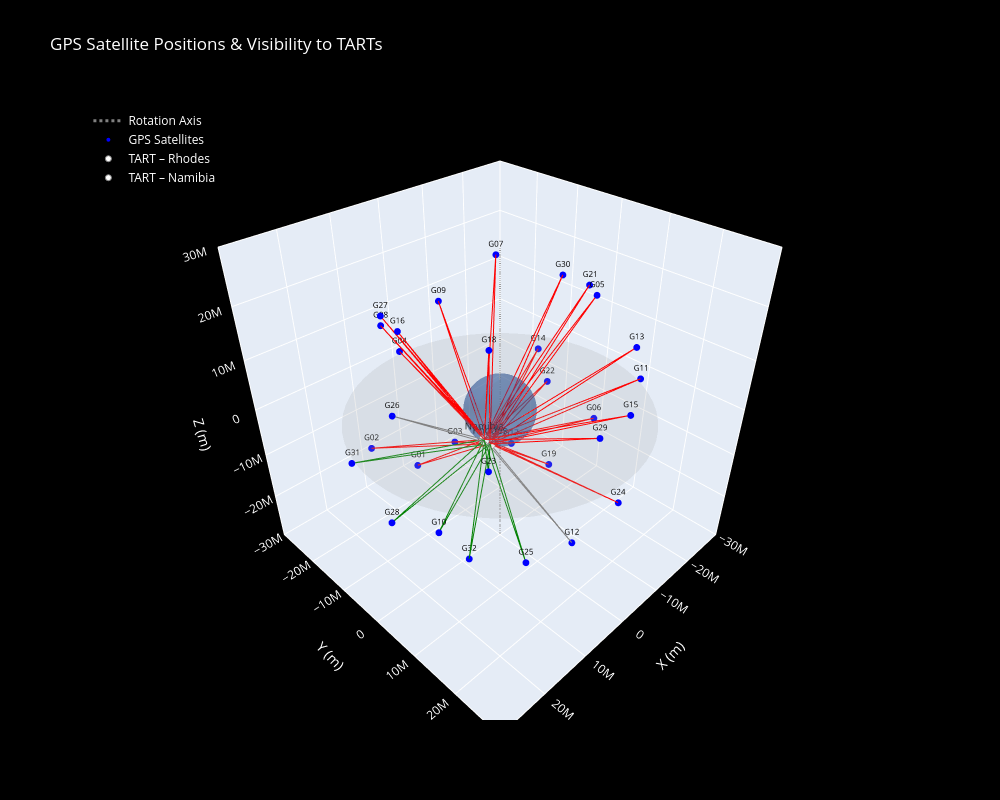

Source (notebook cell):
### Markdown cell above
## 3. Build 3D Plotly figure

### Code cell
# Get the positions and satellite_ids as arrays from the dict
GPS_positions = []
for sat_id, position in GPS_positions_dict.items():
    GPS_positions.append(position)
sat_ids = np.array(list(GPS_positions_dict.keys()))
GPS_positions = np.array(GPS_positions)

fig = go.Figure()

# ── 1. Oblate Earth surface ─────────────────────────────────────────────
fig.add_trace(go.Surface(
    x=earth_x, y=earth_y, z=earth_z,
    colorscale=[[0, 'rgb(30,80,160)'], [1, 'rgb(30,80,160)']],
    opacity=0.4,
    showscale=False,
    name='Earth',
    hoverinfo='skip',
))

# ── 1b. Rotation axis (Z-axis in ECEF) ──────────────────────────────────
axis_half_length = 3.5e7
fig.add_trace(go.Scatter3d(
    x=[0, 0], y=[0, 0], z=[-axis_half_length, axis_half_length],
    mode='lines',
    line=dict(color='grey', width=3, dash='dot'),
    name='Rotation Axis',
    hoverinfo='skip',
))

# ── 1c. Equatorial plane disk (z=0) ─────────────────────────────────────
max_sat_dist = np.nanmax(np.linalg.norm(GPS_positions, axis=1))
n_disk = 60
r_disk = np.linspace(0, max_sat_dist, 2)
theta_disk = np.linspace(0, 2 * np.pi, n_disk)
R, Theta = np.meshgrid(r_disk, theta_disk)
disk_x = R * np.cos(Theta)
disk_y = R * np.sin(Theta)
disk_z = np.zeros_like(R)
fig.add_trace(go.Surface(
    x=disk_x, y=disk_y, z=disk_z,
    colorscale=[[0, 'rgb(150,150,150)'], [1, 'rgb(150,150,150)']],
    opacity=0.2,
    showscale=False,
    name='Equatorial Plane',
    hoverinfo='skip',
))

# ── 2. GPS satellite positions ─────────────────────────────────────────
fig.add_trace(go.Scatter3d(
    x=GPS_positions[:, 0],
    y=GPS_positions[:, 1],
    z=GPS_positions[:, 2],
    mode='markers+text',
    marker=dict(size=4, color='blue', symbol='circle'),
    text=[str(s) for s in sat_ids],
    textposition='top center',
    textfont=dict(size=8, color='black'),
    name='GPS Satellites',
))

# ── 3. TART positions ───────────────────────────────────────────────────
tart_labels = ['Rhodes', 'Namibia']
tart_ecefs  = [rhodes_TART_ecef, namibia_TART_ecef]

for label, pos in zip(tart_labels, tart_ecefs):
    fig.add_trace(go.Scatter3d(
        x=[pos[0]], y=[pos[1]], z=[pos[2]],
        mode='markers+text',
        marker=dict(size=6, color='white', symbol='circle',
                    line=dict(width=1, color='grey')),
        text=[label],
        textposition='top center',
        textfont=dict(size=10, color='black'),
        name=f'TART – {label}',
    ))

# ── 4. Satellite → TART vectors coloured by visibility ──────────────────
tart_site_keys = ['rhodes', 'namibia']

for i, sat_id in enumerate(sat_ids):
    sat_pos = GPS_positions[i]

    above_rhodes  = sat_id in viable_satellites.get('rhodes', [])
    above_namibia = sat_id in viable_satellites.get('namibia', [])

    if above_rhodes and above_namibia:
        color = 'green'
    elif above_rhodes or above_namibia:
        color = 'grey'
    else:
        color = 'red'

    for tart_label, tart_pos in zip(tart_labels, tart_ecefs):
        fig.add_trace(go.Scatter3d(
            x=[sat_pos[0], tart_pos[0]],
            y=[sat_pos[1], tart_pos[1]],
            z=[sat_pos[2], tart_pos[2]],
            mode='lines',
            line=dict(color=color, width=2),
            showlegend=False,
            hoverinfo='text',
            hovertext=f'{sat_id} → {tart_label}<br>'
                      f'Viable from Rhodes: {above_rhodes}<br>'
                      f'Viable from Namibia: {above_namibia}',
        ))

# ── Layout ───────────────────────────────────────────────────────────────
axis_range = 3e7
fig.update_layout(
    title='GPS Satellite Positions & Visibility to TARTs',
    scene=dict(
        xaxis=dict(title='X (m)', range=[-axis_range, axis_range]),
        yaxis=dict(title='Y (m)', range=[-axis_range, axis_range]),
        zaxis=dict(title='Z (m)', range=[-axis_range, axis_range]),
        aspectmode='cube',
        bgcolor='black',
    ),
    paper_bgcolor='black',
    font=dict(color='white'),
    legend=dict(x=0.01, y=0.99),
    width=1000,
    height=800,
)

fig.show()

### Figure 1 — Plotly figure (JSON) as saved in the notebook; plotly's stock layout.template omitted (floating-point values rounded to 4 significant figures; data arrays with more than 128 entries replaced by an {"elided": "..."} marker saying what was removed)
{"data": [{"colorscale": [[0, "rgb(30,80,160)"], [1, "rgb(30,80,160)"]], "hoverinfo": "skip", "name": "Earth", "opacity": 0.4, "showscale": false, "type": "surface", "x": {"elided": "60x60 float values"}, "y": {"elided": "60x60 float values"}, "z": {"elided": "60x60 float values"}}, {"hoverinfo": "skip", "line": {"color": "grey", "dash": "dot", "width": 3}, "mode": "lines", "name": "Rotation Axis", "type": "scatter3d", "x": [0, 0], "y": [0, 0], "z": [-35000000, 35000000]}, {"colorscale": [[0, "rgb(150,150,150)"], [1, "rgb(150,150,150)"]], "hoverinfo": "skip", "name": "Equatorial Plane", "opacity": 0.2, "showscale": false, "type": "surface", "x": [[0.0, 27080000.0], [0.0, 26920000.0], [0.0, 26470000.0], [0.0, 25710000.0], [0.0, 24660000.0], [0.0, 23330000.0], [0.0, 21740000.0], [0.0, 19900000.0], [0.0, 17830000.0], [0.0, 15560000.0], [0.0, 13120000.0], [0.0, 10530000.0], [0.0, 7817000.0], [0.0, 5017000.0], [0.0, 2160000.0], [-0.0, -720800.0], [-0.0, -3594000.0], [-0.0, -6426000.0], [-0.0, -9186000.0], [-0.0, -11840000.0], [-0.0, -14360000.0], [-0.0, -16720000.0], [-0.0, -18890000.0], [-0.0, -20850000.0], [-0.0, -22560000.0], [-0.0, -24030000.0], [-0.0, -25220000.0], [-0.0, -26120000.0], [-0.0, -26730000.0], [-0.0, -27040000.0], [-0.0, -27040000.0], [-0.0, -26730000.0], [-0.0, -26120000.0], [-0.0, -25220000.0], [-0.0, -24030000.0], [-0.0, -22560000.0], [-0.0, -20850000.0], [-0.0, -18890000.0], [-0.0, -16720000.0], [-0.0, -14360000.0], [-0.0, -11840000.0], [-0.0, -9186000.0], [-0.0, -6426000.0], [-0.0, -3594000.0], [-0.0, -720800.0], [0.0, 2160000.0], [0.0, 5017000.0], [0.0, 7817000.0], [0.0, 10530000.0], [0.0, 13120000.0], [0.0, 15560000.0], [0.0, 17830000.0], [0.0, 19900000.0], [0.0, 21740000.0], [0.0, 23330000.0], [0.0, 24660000.0], [0.0, 25710000.0], [0.0, 26470000.0], [0.0, 26920000.0], [0.0, 27080000.0]], "y": [[0.0, 0.0], [0.0, 2878000.0], [0.0, 5724000.0], [0.0, 8504000.0], [0.0, 11190000.0], [0.0, 13750000.0], [0.0, 16150000.0], [0.0, 18370000.0], [0.0, 20380000.0], [0.0, 22160000.0], [0.0, 23690000.0], [0.0, 24950000.0], [0.0, 25920000.0], [0.0, 26610000.0], [0.0, 26990000.0], [0.0, 27070000.0], [0.0, 26840000.0], [0.0, 26300000.0], [0.0, 25470000.0], [0.0, 24350000.0], [0.0, 22950000.0], [0.0, 21300000.0], [0.0, 19400000.0], [0.0, 17280000.0], [0.0, 14970000.0], [0.0, 12490000.0], [0.0, 9861000.0], [0.0, 7124000.0], [0.0, 4307000.0], [0.0, 1441000.0], [-0.0, -1441000.0], [-0.0, -4307000.0], [-0.0, -7124000.0], [-0.0, -9861000.0], [-0.0, -12490000.0], [-0.0, -14970000.0], [-0.0, -17280000.0], [-0.0, -19400000.0], [-0.0, -21300000.0], [-0.0, -22950000.0], [-0.0, -24350000.0], [-0.0, -25470000.0], [-0.0, -26300000.0], [-0.0, -26840000.0], [-0.0, -27070000.0], [-0.0, -26990000.0], [-0.0, -26610000.0], [-0.0, -25920000.0], [-0.0, -24950000.0], [-0.0, -23690000.0], [-0.0, -22160000.0], [-0.0, -20380000.0], [-0.0, -18370000.0], [-0.0, -16150000.0], [-0.0, -13750000.0], [-0.0, -11190000.0], [-0.0, -8504000.0], [-0.0, -5724000.0], [-0.0, -2878000.0], [-0.0, -6.632e-09]], "z": [[0.0, 0.0], [0.0, 0.0], [0.0, 0.0], [0.0, 0.0], [0.0, 0.0], [0.0, 0.0], [0.0, 0.0], [0.0, 0.0], [0.0, 0.0], [0.0, 0.0], [0.0, 0.0], [0.0, 0.0], [0.0, 0.0], [0.0, 0.0], [0.0, 0.0], [0.0, 0.0], [0.0, 0.0], [0.0, 0.0], [0.0, 0.0], [0.0, 0.0], [0.0, 0.0], [0.0, 0.0], [0.0, 0.0], [0.0, 0.0], [0.0, 0.0], [0.0, 0.0], [0.0, 0.0], [0.0, 0.0], [0.0, 0.0], [0.0, 0.0], [0.0, 0.0], [0.0, 0.0], [0.0, 0.0], [0.0, 0.0], [0.0, 0.0], [0.0, 0.0], [0.0, 0.0], [0.0, 0.0], [0.0, 0.0], [0.0, 0.0], [0.0, 0.0], [0.0, 0.0], [0.0, 0.0], [0.0, 0.0], [0.0, 0.0], [0.0, 0.0], [0.0, 0.0], [0.0, 0.0], [0.0, 0.0], [0.0, 0.0], [0.0, 0.0], [0.0, 0.0], [0.0, 0.0], [0.0, 0.0], [0.0, 0.0], [0.0, 0.0], [0.0, 0.0], [0.0, 0.0], [0.0, 0.0], [0.0, 0.0]]}, {"marker": {"color": "blue", "size": 4, "symbol": "circle"}, "mode": "markers+text", "name": "GPS Satellites", "text": ["G01", "G02", "G03", "G04", "G05", "G06", "G07", "G08", "G09", "G10", "G11", "G12", "G13", "G14", "G15", "G16", "G17", "G18", "G19", "G20", "G21", "G22", "G23", "G24", "G25", "G26", "G27", "G28", "G29", "G30", "G31", "G32"], "textfont": {"color": "black", "size": 8}, "textposition": "top center", "type": "scatter3d", "x": [5604000.0, 14850000.0, -4685000.0, 934900.0, -11570000.0, -23430000.0, -10810000.0, 6971000.0, -6983000.0, 23810000.0, -23280000.0, -811500.0, -13040000.0, -23460000.0, -3407000.0, 16390000.0, -13370000.0, 12270000.0, -15250000.0, NaN, -19410000.0, -22950000.0, 19230000.0, -9561000.0, 13170000.0, 23850000.0, 12620000.0, 22950000.0, 4059000.0, -19720000.0, 24610000.0, 14380000.0], "y": [-17380000.0, -18710000.0, -17850000.0, -26430000.0, 10110000.0, 2940000.0, -11840000.0, -23100000.0, -23500000.0, 10750000.0, 12610000.0, 17140000.0, 17660000.0, -12490000.0, 24330000.0, -5334000.0, -10070000.0, 10060000.0, -1258000.0, NaN, 2460000.0, -9240000.0, 16950000.0, 20020000.0, 19000000.0, 1760000.0, -14750000.0, -2755000.0, 24470000.0, -3893000.0, -9946000.0, 6811000.0], "z": [-19260000.0, -10590000.0, -19330000.0, 1048000.0, 21500000.0, -12250000.0, 21830000.0, 10340000.0, 10020000.0, -5408000.0, 1569000.0, -20570000.0, 14500000.0, -2712000.0, 9486000.0, 19930000.0, -20190000.0, 21390000.0, -21770000.0, NaN, 17980000.0, -8882000.0, 7523000.0, -14870000.0, -13700000.0, 11740000.0, 17570000.0, -13110000.0, 9246000.0, 17680000.0, -3433000.0, -21030000.0]}, {"marker": {"color": "white", "line": {"color": "grey", "width": 1}, "size": 6, "symbol": "circle"}, "mode": "markers+text", "name": "TART – Rhodes", "text": ["Rhodes"], "textfont": {"color": "black", "size": 10}, "textposition": "top center", "type": "scatter3d", "x": [4775000.0], "y": [2381000.0], "z": [-3484000.0]}, {"marker": {"color": "white", "line": {"color": "grey", "width": 1}, "size": 6, "symbol": "circle"}, "mode": "markers+text", "name": "TART – Namibia", "text": ["Namibia"], "textfont": {"color": "black", "size": 10}, "textposition": "top center", "type": "scatter3d", "x": [5608000.0], "y": [1807000.0], "z": [-2438000.0]}, {"hoverinfo": "text", "hovertext": "G01 → Rhodes<br>Viable from Rhodes: False<br>Viable from Namibia: False", "line": {"color": "red", "width": 2}, "mode": "lines", "showlegend": false, "type": "scatter3d", "x": [5604000.0, 4775000.0], "y": [-17380000.0, 2381000.0], "z": [-19260000.0, -3484000.0]}, {"hoverinfo": "text", "hovertext": "G01 → Namibia<br>Viable from Rhodes: False<br>Viable from Namibia: False", "line": {"color": "red", "width": 2}, "mode": "lines", "showlegend": false, "type": "scatter3d", "x": [5604000.0, 5608000.0], "y": [-17380000.0, 1807000.0], "z": [-19260000.0, -2438000.0]}, {"hoverinfo": "text", "hovertext": "G02 → Rhodes<br>Viable from Rhodes: False<br>Viable from Namibia: False", "line": {"color": "red", "width": 2}, "mode": "lines", "showlegend": false, "type": "scatter3d", "x": [14850000.0, 4775000.0], "y": [-18710000.0, 2381000.0], "z": [-10590000.0, -3484000.0]}, {"hoverinfo": "text", "hovertext": "G02 → Namibia<br>Viable from Rhodes: False<br>Viable from Namibia: False", "line": {"color": "red", "width": 2}, "mode": "lines", "showlegend": false, "type": "scatter3d", "x": [14850000.0, 5608000.0], "y": [-18710000.0, 1807000.0], "z": [-10590000.0, -2438000.0]}, {"hoverinfo": "text", "hovertext": "G03 → Rhodes<br>Viable from Rhodes: False<br>Viable from Namibia: False", "line": {"color": "red", "width": 2}, "mode": "lines", "showlegend": false, "type": "scatter3d", "x": [-4685000.0, 4775000.0], "y": [-17850000.0, 2381000.0], "z": [-19330000.0, -3484000.0]}, {"hoverinfo": "text", "hovertext": "G03 → Namibia<br>Viable from Rhodes: False<br>Viable from Namibia: False", "line": {"color": "red", "width": 2}, "mode": "lines", "showlegend": false, "type": "scatter3d", "x": [-4685000.0, 5608000.0], "y": [-17850000.0, 1807000.0], "z": [-19330000.0, -2438000.0]}, {"hoverinfo": "text", "hovertext": "G04 → Rhodes<br>Viable from Rhodes: False<br>Viable from Namibia: False", "line": {"color": "red", "width": 2}, "mode": "lines", "showlegend": false, "type": "scatter3d", "x": [934900.0, 4775000.0], "y": [-26430000.0, 2381000.0], "z": [1048000.0, -3484000.0]}, {"hoverinfo": "text", "hovertext": "G04 → Namibia<br>Viable from Rhodes: False<br>Viable from Namibia: False", "line": {"color": "red", "width": 2}, "mode": "lines", "showlegend": false, "type": "scatter3d", "x": [934900.0, 5608000.0], "y": [-26430000.0, 1807000.0], "z": [1048000.0, -2438000.0]}, {"hoverinfo": "text", "hovertext": "G05 → Rhodes<br>Viable from Rhodes: False<br>Viable from Namibia: False", "line": {"color": "red", "width": 2}, "mode": "lines", "showlegend": false, "type": "scatter3d", "x": [-11570000.0, 4775000.0], "y": [10110000.0, 2381000.0], "z": [21500000.0, -3484000.0]}, {"hoverinfo": "text", "hovertext": "G05 → Namibia<br>Viable from Rhodes: False<br>Viable from Namibia: False", "line": {"color": "red", "width": 2}, "mode": "lines", "showlegend": false, "type": "scatter3d", "x": [-11570000.0, 5608000.0], "y": [10110000.0, 1807000.0], "z": [21500000.0, -2438000.0]}, {"hoverinfo": "text", "hovertext": "G06 → Rhodes<br>Viable from Rhodes: False<br>Viable from Namibia: False", "line": {"color": "red", "width": 2}, "mode": "lines", "showlegend": false, "type": "scatter3d", "x": [-23430000.0, 4775000.0], "y": [2940000.0, 2381000.0], "z": [-12250000.0, -3484000.0]}, {"hoverinfo": "text", "hovertext": "G06 → Namibia<br>Viable from Rhodes: False<br>Viable from Namibia: False", "line": {"color": "red", "width": 2}, "mode": "lines", "showlegend": false, "type": "scatter3d", "x": [-23430000.0, 5608000.0], "y": [2940000.0, 1807000.0], "z": [-12250000.0, -2438000.0]}, {"hoverinfo": "text", "hovertext": "G07 → Rhodes<br>Viable from Rhodes: False<br>Viable from Namibia: False", "line": {"color": "red", "width": 2}, "mode": "lines", "showlegend": false, "type": "scatter3d", "x": [-10810000.0, 4775000.0], "y": [-11840000.0, 2381000.0], "z": [21830000.0, -3484000.0]}, {"hoverinfo": "text", "hovertext": "G07 → Namibia<br>Viable from Rhodes: False<br>Viable from Namibia: False", "line": {"color": "red", "width": 2}, "mode": "lines", "showlegend": false, "type": "scatter3d", "x": [-10810000.0, 5608000.0], "y": [-11840000.0, 1807000.0], "z": [21830000.0, -2438000.0]}, {"hoverinfo": "text", "hovertext": "G08 → Rhodes<br>Viable from Rhodes: False<br>Viable from Namibia: False", "line": {"color": "red", "width": 2}, "mode": "lines", "showlegend": false, "type": "scatter3d", "x": [6971000.0, 4775000.0], "y": [-23100000.0, 2381000.0], "z": [10340000.0, -3484000.0]}, {"hoverinfo": "text", "hovertext": "G08 → Namibia<br>Viable from Rhodes: False<br>Viable from Namibia: False", "line": {"color": "red", "width": 2}, "mode": "lines", "showlegend": false, "type": "scatter3d", "x": [6971000.0, 5608000.0], "y": [-23100000.0, 1807000.0], "z": [10340000.0, -2438000.0]}, {"hoverinfo": "text", "hovertext": "G09 → Rhodes<br>Viable from Rhodes: False<br>Viable from Namibia: False", "line": {"color": "red", "width": 2}, "mode": "lines", "showlegend": false, "type": "scatter3d", "x": [-6983000.0, 4775000.0], "y": [-23500000.0, 2381000.0], "z": [10020000.0, -3484000.0]}, {"hoverinfo": "text", "hovertext": "G09 → Namibia<br>Viable from Rhodes: False<br>Viable from Namibia: False", "line": {"color": "red", "width": 2}, "mode": "lines", "showlegend": false, "type": "scatter3d", "x": [-6983000.0, 5608000.0], "y": [-23500000.0, 1807000.0], "z": [10020000.0, -2438000.0]}, {"hoverinfo": "text", "hovertext": "G10 → Rhodes<br>Viable from Rhodes: True<br>Viable from Namibia: True", "line": {"color": "green", "width": 2}, "mode": "lines", "showlegend": false, "type": "scatter3d", "x": [23810000.0, 4775000.0], "y": [10750000.0, 2381000.0], "z": [-5408000.0, -3484000.0]}, {"hoverinfo": "text", "hovertext": "G10 → Namibia<br>Viable from Rhodes: True<br>Viable from Namibia: True", "line": {"color": "green", "width": 2}, "mode": "lines", "showlegend": false, "type": "scatter3d", "x": [23810000.0, 5608000.0], "y": [10750000.0, 1807000.0], "z": [-5408000.0, -2438000.0]}, {"hoverinfo": "text", "hovertext": "G11 → Rhodes<br>Viable from Rhodes: False<br>Viable from Namibia: False", "line": {"color": "red", "width": 2}, "mode": "lines", "showlegend": false, "type": "scatter3d", "x": [-23280000.0, 4775000.0], "y": [12610000.0, 2381000.0], "z": [1569000.0, -3484000.0]}, {"hoverinfo": "text", "hovertext": "G11 → Namibia<br>Viable from Rhodes: False<br>Viable from Namibia: False", "line": {"color": "red", "width": 2}, "mode": "lines", "showlegend": false, "type": "scatter3d", "x": [-23280000.0, 5608000.0], "y": [12610000.0, 1807000.0], "z": [1569000.0, -2438000.0]}, {"hoverinfo": "text", "hovertext": "G12 → Rhodes<br>Viable from Rhodes: True<br>Viable from Namibia: False", "line": {"color": "grey", "width": 2}, "mode": "lines", "showlegend": false, "type": "scatter3d", "x": [-811500.0, 4775000.0], "y": [17140000.0, 2381000.0], "z": [-20570000.0, -3484000.0]}, {"hoverinfo": "text", "hovertext": "G12 → Namibia<br>Viable from Rhodes: True<br>Viable from Namibia: False", "line": {"color": "grey", "width": 2}, "mode": "lines", "showlegend": false, "type": "scatter3d", "x": [-811500.0, 5608000.0], "y": [17140000.0, 1807000.0], "z": [-20570000.0, -2438000.0]}, {"hoverinfo": "text", "hovertext": "G13 → Rhodes<br>Viable from Rhodes: False<br>Viable from Namibia: False", "line": {"color": "red", "width": 2}, "mode": "lines", "showlegend": false, "type": "scatter3d", "x": [-13040000.0, 4775000.0], "y": [17660000.0, 2381000.0], "z": [14500000.0, -3484000.0]}, {"hoverinfo": "text", "hovertext": "G13 → Namibia<br>Viable from Rhodes: False<br>Viable from Namibia: False", "line": {"color": "red", "width": 2}, "mode": "lines", "showlegend": false, "type": "scatter3d", "x": [-13040000.0, 5608000.0], "y": [17660000.0, 1807000.0], "z": [14500000.0, -2438000.0]}, {"hoverinfo": "text", "hovertext": "G14 → Rhodes<br>Viable from Rhodes: False<br>Viable from Namibia: False", "line": {"color": "red", "width": 2}, "mode": "lines", "showlegend": false, "type": "scatter3d", "x": [-23460000.0, 4775000.0], "y": [-12490000.0, 2381000.0], "z": [-2712000.0, -3484000.0]}, {"hoverinfo": "text", "hovertext": "G14 → Namibia<br>Viable from Rhodes: False<br>Viable from Namibia: False", "line": {"color": "red", "width": 2}, "mode": "lines", "showlegend": false, "type": "scatter3d", "x": [-23460000.0, 5608000.0], "y": [-12490000.0, 1807000.0], "z": [-2712000.0, -2438000.0]}, {"hoverinfo": "text", "hovertext": "G15 → Rhodes<br>Viable from Rhodes: False<br>Viable from Namibia: False", "line": {"color": "red", "width": 2}, "mode": "lines", "showlegend": false, "type": "scatter3d", "x": [-3407000.0, 4775000.0], "y": [24330000.0, 2381000.0], "z": [9486000.0, -3484000.0]}, {"hoverinfo": "text", "hovertext": "G15 → Namibia<br>Viable from Rhodes: False<br>Viable from Namibia: False", "line": {"color": "red", "width": 2}, "mode": "lines", "showlegend": false, "type": "scatter3d", "x": [-3407000.0, 5608000.0], "y": [24330000.0, 1807000.0], "z": [9486000.0, -2438000.0]}, {"hoverinfo": "text", "hovertext": "G16 → Rhodes<br>Viable from Rhodes: False<br>Viable from Namibia: False", "line": {"color": "red", "width": 2}, "mode": "lines", "showlegend": false, "type": "scatter3d", "x": [16390000.0, 4775000.0], "y": [-5334000.0, 2381000.0], "z": [19930000.0, -3484000.0]}, {"hoverinfo": "text", "hovertext": "G16 → Namibia<br>Viable from Rhodes: False<br>Viable from Namibia: False", "line": {"color": "red", "width": 2}, "mode": "lines", "showlegend": false, "type": "scatter3d", "x": [16390000.0, 5608000.0], "y": [-5334000.0, 1807000.0], "z": [19930000.0, -2438000.0]}, {"hoverinfo": "text", "hovertext": "G17 → Rhodes<br>Viable from Rhodes: False<br>Viable from Namibia: False", "line": {"color": "red", "width": 2}, "mode": "lines", "showlegend": false, "type": "scatter3d", "x": [-13370000.0, 4775000.0], "y": [-10070000.0, 2381000.0], "z": [-20190000.0, -3484000.0]}, {"hoverinfo": "text", "hovertext": "G17 → Namibia<br>Viable from Rhodes: False<br>Viable from Namibia: False", "line": {"color": "red", "width": 2}, "mode": "lines", "showlegend": false, "type": "scatter3d", "x": [-13370000.0, 5608000.0], "y": [-10070000.0, 1807000.0], "z": [-20190000.0, -2438000.0]}, {"hoverinfo": "text", "hovertext": "G18 → Rhodes<br>Viable from Rhodes: False<br>Viable from Namibia: False", "line": {"color": "red", "width": 2}, "mode": "lines", "showlegend": false, "type": "scatter3d", "x": [12270000.0, 4775000.0], "y": [10060000.0, 2381000.0], "z": [21390000.0, -3484000.0]}, {"hoverinfo": "text", "hovertext": "G18 → Namibia<br>Viable from Rhodes: False<br>Viable from Namibia: False", "line": {"color": "red", "width": 2}, "mode": "lines", "showlegend": false, "type": "scatter3d", "x": [12270000.0, 5608000.0], "y": [10060000.0, 1807000.0], "z": [21390000.0, -2438000.0]}, {"hoverinfo": "text", "hovertext": "G19 → Rhodes<br>Viable from Rhodes: False<br>Viable from Namibia: False", "line": {"color": "red", "width": 2}, "mode": "lines", "showlegend": false, "type": "scatter3d", "x": [-15250000.0, 4775000.0], "y": [-1258000.0, 2381000.0], "z": [-21770000.0, -3484000.0]}, {"hoverinfo": "text", "hovertext": "G19 → Namibia<br>Viable from Rhodes: False<br>Viable from Namibia: False", "line": {"color": "red", "width": 2}, "mode": "lines", "showlegend": false, "type": "scatter3d", "x": [-15250000.0, 5608000.0], "y": [-1258000.0, 1807000.0], "z": [-21770000.0, -2438000.0]}, {"hoverinfo": "text", "hovertext": "G20 → Rhodes<br>Viable from Rhodes: False<br>Viable from Namibia: False", "line": {"color": "red", "width": 2}, "mode": "lines", "showlegend": false, "type": "scatter3d", "x": [null, 4775000.0], "y": [null, 2381000.0], "z": [null, -3484000.0]}, {"hoverinfo": "text", "hovertext": "G20 → Namibia<br>Viable from Rhodes: False<br>Viable from Namibia: False", "line": {"color": "red", "width": 2}, "mode": "lines", "showlegend": false, "type": "scatter3d", "x": [null, 5608000.0], "y": [null, 1807000.0], "z": [null, -2438000.0]}, {"hoverinfo": "text", "hovertext": "G21 → Rhodes<br>Viable from Rhodes: False<br>Viable from Namibia: False", "line": {"color": "red", "width": 2}, "mode": "lines", "showlegend": false, "type": "scatter3d", "x": [-19410000.0, 4775000.0], "y": [2460000.0, 2381000.0], "z": [17980000.0, -3484000.0]}, {"hoverinfo": "text", "hovertext": "G21 → Namibia<br>Viable from Rhodes: False<br>Viable from Namibia: False", "line": {"color": "red", "width": 2}, "mode": "lines", "showlegend": false, "type": "scatter3d", "x": [-19410000.0, 5608000.0], "y": [2460000.0, 1807000.0], "z": [17980000.0, -2438000.0]}, {"hoverinfo": "text", "hovertext": "G22 → Rhodes<br>Viable from Rhodes: False<br>Viable from Namibia: False", "line": {"color": "red", "width": 2}, "mode": "lines", "showlegend": false, "type": "scatter3d", "x": [-22950000.0, 4775000.0], "y": [-9240000.0, 2381000.0], "z": [-8882000.0, -3484000.0]}, {"hoverinfo": "text", "hovertext": "G22 → Namibia<br>Viable from Rhodes: False<br>Viable from Namibia: False", "line": {"color": "red", "width": 2}, "mode": "lines", "showlegend": false, "type": "scatter3d", "x": [-22950000.0, 5608000.0], "y": [-9240000.0, 1807000.0], "z": [-8882000.0, -2438000.0]}, {"hoverinfo": "text", "hovertext": "G23 → Rhodes<br>Viable from Rhodes: True<br>Viable from Namibia: True", "line": {"color": "green", "width": 2}, "mode": "lines", "showlegend": false, "type": "scatter3d", "x": [19230000.0, 4775000.0], "y": [16950000.0, 2381000.0], "z": [7523000.0, -3484000.0]}, {"hoverinfo": "text", "hovertext": "G23 → Namibia<br>Viable from Rhodes: True<br>Viable from Namibia: True", "line": {"color": "green", "width": 2}, "mode": "lines", "showlegend": false, "type": "scatter3d", "x": [19230000.0, 5608000.0], "y": [16950000.0, 1807000.0], "z": [7523000.0, -2438000.0]}, {"hoverinfo": "text", "hovertext": "G24 → Rhodes<br>Viable from Rhodes: False<br>Viable from Namibia: False", "line": {"color": "red", "width": 2}, "mode": "lines", "showlegend": false, "type": "scatter3d", "x": [-9561000.0, 4775000.0], "y": [20020000.0, 2381000.0], "z": [-14870000.0, -3484000.0]}, {"hoverinfo": "text", "hovertext": "G24 → Namibia<br>Viable from Rhodes: False<br>Viable from Namibia: False", "line": {"color": "red", "width": 2}, "mode": "lines", "showlegend": false, "type": "scatter3d", "x": [-9561000.0, 5608000.0], "y": [20020000.0, 1807000.0], "z": [-14870000.0, -2438000.0]}, {"hoverinfo": "text", "hovertext": "G25 → Rhodes<br>Viable from Rhodes: True<br>Viable from Namibia: True", "line": {"color": "green", "width": 2}, "mode": "lines", "showlegend": false, "type": "scatter3d", "x": [13170000.0, 4775000.0], "y": [19000000.0, 2381000.0], "z": [-13700000.0, -3484000.0]}, {"hoverinfo": "text", "hovertext": "G25 → Namibia<br>Viable from Rhodes: True<br>Viable from Namibia: True", "line": {"color": "green", "width": 2}, "mode": "lines", "showlegend": false, "type": "scatter3d", "x": [13170000.0, 5608000.0], "y": [19000000.0, 1807000.0], "z": [-13700000.0, -2438000.0]}, {"hoverinfo": "text", "hovertext": "G26 → Rhodes<br>Viable from Rhodes: False<br>Viable from Namibia: True", "line": {"color": "grey", "width": 2}, "mode": "lines", "showlegend": false, "type": "scatter3d", "x": [23850000.0, 4775000.0], "y": [1760000.0, 2381000.0], "z": [11740000.0, -3484000.0]}, {"hoverinfo": "text", "hovertext": "G26 → Namibia<br>Viable from Rhodes: False<br>Viable from Namibia: True", "line": {"color": "grey", "width": 2}, "mode": "lines", "showlegend": false, "type": "scatter3d", "x": [23850000.0, 5608000.0], "y": [1760000.0, 1807000.0], "z": [11740000.0, -2438000.0]}, {"hoverinfo": "text", "hovertext": "G27 → Rhodes<br>Viable from Rhodes: False<br>Viable from Namibia: False", "line": {"color": "red", "width": 2}, "mode": "lines", "showlegend": false, "type": "scatter3d", "x": [12620000.0, 4775000.0], "y": [-14750000.0, 2381000.0], "z": [17570000.0, -3484000.0]}, {"hoverinfo": "text", "hovertext": "G27 → Namibia<br>Viable from Rhodes: False<br>Viable from Namibia: False", "line": {"color": "red", "width": 2}, "mode": "lines", "showlegend": false, "type": "scatter3d", "x": [12620000.0, 5608000.0], "y": [-14750000.0, 1807000.0], "z": [17570000.0, -2438000.0]}, {"hoverinfo": "text", "hovertext": "G28 → Rhodes<br>Viable from Rhodes: True<br>Viable from Namibia: True", "line": {"color": "green", "width": 2}, "mode": "lines", "showlegend": false, "type": "scatter3d", "x": [22950000.0, 4775000.0], "y": [-2755000.0, 2381000.0], "z": [-13110000.0, -3484000.0]}, {"hoverinfo": "text", "hovertext": "G28 → Namibia<br>Viable from Rhodes: True<br>Viable from Namibia: True", "line": {"color": "green", "width": 2}, "mode": "lines", "showlegend": false, "type": "scatter3d", "x": [22950000.0, 5608000.0], "y": [-2755000.0, 1807000.0], "z": [-13110000.0, -2438000.0]}, {"hoverinfo": "text", "hovertext": "G29 → Rhodes<br>Viable from Rhodes: False<br>Viable from Namibia: False", "line": {"color": "red", "width": 2}, "mode": "lines", "showlegend": false, "type": "scatter3d", "x": [4059000.0, 4775000.0], "y": [24470000.0, 2381000.0], "z": [9246000.0, -3484000.0]}, {"hoverinfo": "text", "hovertext": "G29 → Namibia<br>Viable from Rhodes: False<br>Viable from Namibia: False", "line": {"color": "red", "width": 2}, "mode": "lines", "showlegend": false, "type": "scatter3d", "x": [4059000.0, 5608000.0], "y": [24470000.0, 1807000.0], "z": [9246000.0, -2438000.0]}, {"hoverinfo": "text", "hovertext": "G30 → Rhodes<br>Viable from Rhodes: False<br>Viable from Namibia: False", "line": {"color": "red", "width": 2}, "mode": "lines", "showlegend": false, "type": "scatter3d", "x": [-19720000.0, 4775000.0], "y": [-3893000.0, 2381000.0], "z": [17680000.0, -3484000.0]}, {"hoverinfo": "text", "hovertext": "G30 → Namibia<br>Viable from Rhodes: False<br>Viable from Namibia: False", "line": {"color": "red", "width": 2}, "mode": "lines", "showlegend": false, "type": "scatter3d", "x": [-19720000.0, 5608000.0], "y": [-3893000.0, 1807000.0], "z": [17680000.0, -2438000.0]}, {"hoverinfo": "text", "hovertext": "G31 → Rhodes<br>Viable from Rhodes: True<br>Viable from Namibia: True", "line": {"color": "green", "width": 2}, "mode": "lines", "showlegend": false, "type": "scatter3d", "x": [24610000.0, 4775000.0], "y": [-9946000.0, 2381000.0], "z": [-3433000.0, -3484000.0]}, {"hoverinfo": "text", "hovertext": "G31 → Namibia<br>Viable from Rhodes: True<br>Viable from Namibia: True", "line": {"color": "green", "width": 2}, "mode": "lines", "showlegend": false, "type": "scatter3d", "x": [24610000.0, 5608000.0], "y": [-9946000.0, 1807000.0], "z": [-3433000.0, -2438000.0]}, {"hoverinfo": "text", "hovertext": "G32 → Rhodes<br>Viable from Rhodes: True<br>Viable from Namibia: True", "line": {"color": "green", "width": 2}, "mode": "lines", "showlegend": false, "type": "scatter3d", "x": [14380000.0, 4775000.0], "y": [6811000.0, 2381000.0], "z": [-21030000.0, -3484000.0]}, {"hoverinfo": "text", "hovertext": "G32 → Namibia<br>Viable from Rhodes: True<br>Viable from Namibia: True", "line": {"color": "green", "width": 2}, "mode": "lines", "showlegend": false, "type": "scatter3d", "x": [14380000.0, 5608000.0], "y": [6811000.0, 1807000.0], "z": [-21030000.0, -2438000.0]}], "layout": {"font": {"color": "white"}, "height": 800, "legend": {"x": 0.01, "y": 0.99}, "paper_bgcolor": "black", "scene": {"aspectmode": "cube", "bgcolor": "black", "xaxis": {"range": [-30000000, 30000000], "title": {"text": "X (m)"}}, "yaxis": {"range": [-30000000, 30000000], "title": {"text": "Y (m)"}}, "zaxis": {"range": [-30000000, 30000000], "title": {"text": "Z (m)"}}}, "title": {"text": "GPS Satellite Positions & Visibility to TARTs"}, "width": 1000}}
